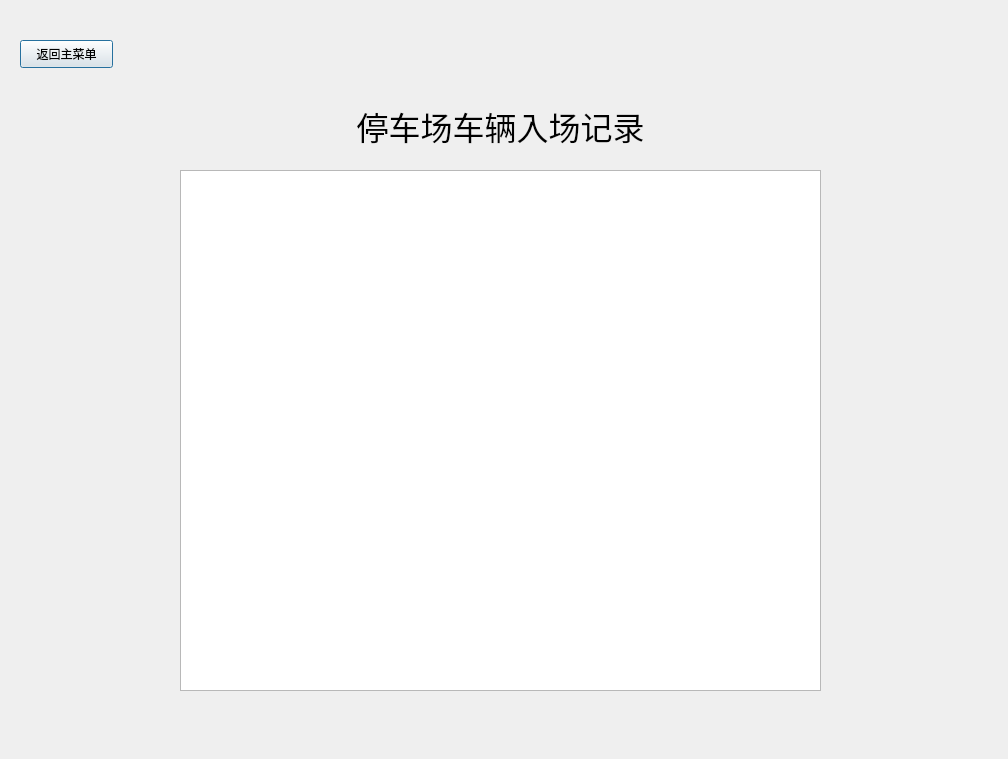
<?xml version="1.0" encoding="UTF-8"?>
<ui version="4.0">
 <class>Dialog</class>
 <widget class="QDialog" name="Dialog">
  <property name="geometry">
   <rect>
    <x>0</x>
    <y>0</y>
    <width>1008</width>
    <height>759</height>
   </rect>
  </property>
  <property name="windowTitle">
   <string>Dialog</string>
  </property>
  <property name="styleSheet">
   <string notr="true">#Dialog{background-image: url(:/back1.png)}</string>
  </property>
  <widget class="QLabel" name="label">
   <property name="geometry">
    <rect>
     <x>70</x>
     <y>10</y>
     <width>861</width>
     <height>231</height>
    </rect>
   </property>
   <property name="font">
    <font>
     <family>黑体</family>
     <pointsize>24</pointsize>
     <weight>50</weight>
     <bold>false</bold>
    </font>
   </property>
   <property name="text">
    <string>停车场车辆入场记录</string>
   </property>
   <property name="textFormat">
    <enum>Qt::AutoText</enum>
   </property>
   <property name="alignment">
    <set>Qt::AlignCenter</set>
   </property>
  </widget>
  <widget class="QPlainTextEdit" name="plainTextEdit">
   <property name="geometry">
    <rect>
     <x>180</x>
     <y>170</y>
     <width>641</width>
     <height>521</height>
    </rect>
   </property>
  </widget>
  <widget class="QPushButton" name="backButton">
   <property name="geometry">
    <rect>
     <x>20</x>
     <y>40</y>
     <width>93</width>
     <height>28</height>
    </rect>
   </property>
   <property name="text">
    <string>返回主菜单</string>
   </property>
  </widget>
 </widget>
 <resources>
  <include location="../data/background_image.qrc"/>
 </resources>
 <connections>
  <connection>
   <sender>backButton</sender>
   <signal>clicked()</signal>
   <receiver>Dialog</receiver>
   <slot>back_to()</slot>
   <hints>
    <hint type="sourcelabel">
     <x>66</x>
     <y>53</y>
    </hint>
    <hint type="destinationlabel">
     <x>503</x>
     <y>379</y>
    </hint>
   </hints>
  </connection>
 </connections>
 <slots>
  <slot>back_to()</slot>
 </slots>
</ui>
